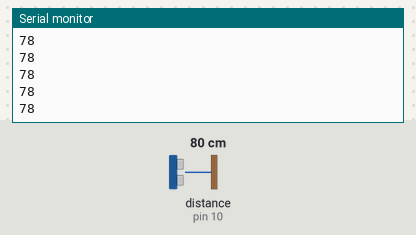
Bench run of a sketch on a simulated Arduino Uno, built with avr-gcc and run on an emulated ATmega328P. On the bench: the last lines printed to the serial monitor. Wiring (inferred from the names in the program): ultrasonic range finder: trigger pin 9; echo pin 10. Inputs (shaded band) come from the test bench; at power-on: distance to the obstacle (sensor on pin 10) 80 cm. The echo pulse lasts 58.3 µs per cm.

Above: at 1.2 s.
1.3 s: distance to the obstacle (sensor on pin 10) set to 2 cm
At 2.2 s:
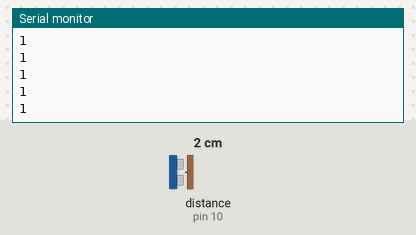
2.8 s: distance to the obstacle (sensor on pin 10) set to 4 cm
At 3.3 s:
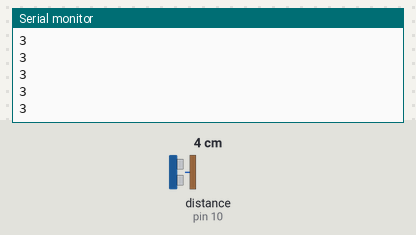
Timing chart, 0 to 5.8 s (numbered marks = the images above; inputs shaded):
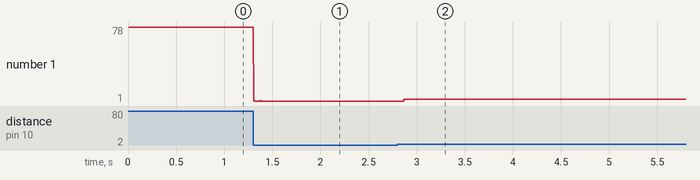

Measured:
- after the input at 1.3 s, the serial monitor: prints a new line at once (image 1)
- after the input at 2.8 s, the serial monitor: prints a new line after 0.07 s (image 2)
- plotted number 1: 78 → 1 after the input at 1.3 s, 1 → 3 after the input at 2.8 s

The sketch:

Arduino_Sonar.ino
```cpp
#define trig 9
#define echo 10

long time;
int dist;


void setup() {
  // put your setup code here, to run once:
pinMode(trig,OUTPUT);
pinMode(echo,INPUT);
Serial.begin(9600);
}

void loop() {
  // put your main code here, to run repeatedly:
  digitalWrite(trig,LOW);
 delayMicroseconds(2);

digitalWrite(trig,HIGH);
delayMicroseconds(10);
digitalWrite(trig,LOW);

time= pulseIn(echo,HIGH);
dist = (0.034 *time)/2;

Serial.println(dist);
}
```
